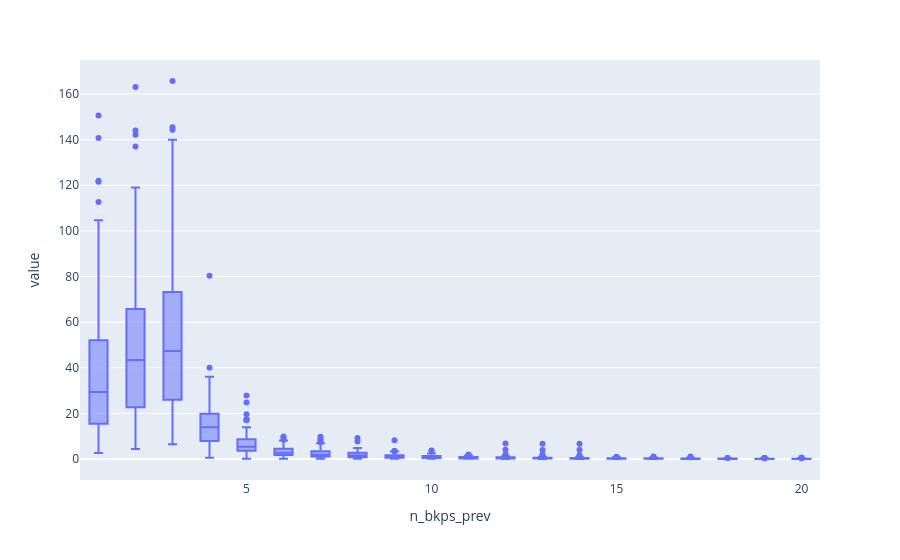

Here is the notebook cell this chart was saved with:
### Code cell
px.box(df_n_bkps.query("n_bkps_prev <= 20").assign(
    log_chamfer = lambda df: np.log(df.chamfer_distance),
    # chamfer_rolling=lambda df: df.chamfer_distance.rolling(3).sum()
    ), x="n_bkps_prev", y=["chamfer_rolling"])

### Figure 1 — Plotly figure (JSON) as saved in the notebook; plotly's stock layout.template omitted (floating-point values rounded to 4 significant figures; data arrays with more than 128 entries replaced by an {"elided": "..."} marker saying what was removed)
{"data": [{"alignmentgroup": "True", "hovertemplate": "n_bkps_prev=%{x}<br>value=%{y}<extra></extra>", "legendgroup": "", "marker": {"color": "#636efa"}, "name": "", "notched": false, "offsetgroup": "", "orientation": "v", "showlegend": false, "type": "box", "x": {"elided": "1537 int values"}, "x0": " ", "xaxis": "x", "y": {"elided": "1537 float values"}, "y0": " ", "yaxis": "y"}], "layout": {"boxmode": "group", "legend": {"tracegroupgap": 0}, "margin": {"t": 60}, "xaxis": {"anchor": "y", "domain": [0, 1], "title": {"text": "n_bkps_prev"}}, "yaxis": {"anchor": "x", "domain": [0, 1], "title": {"text": "value"}}}}
